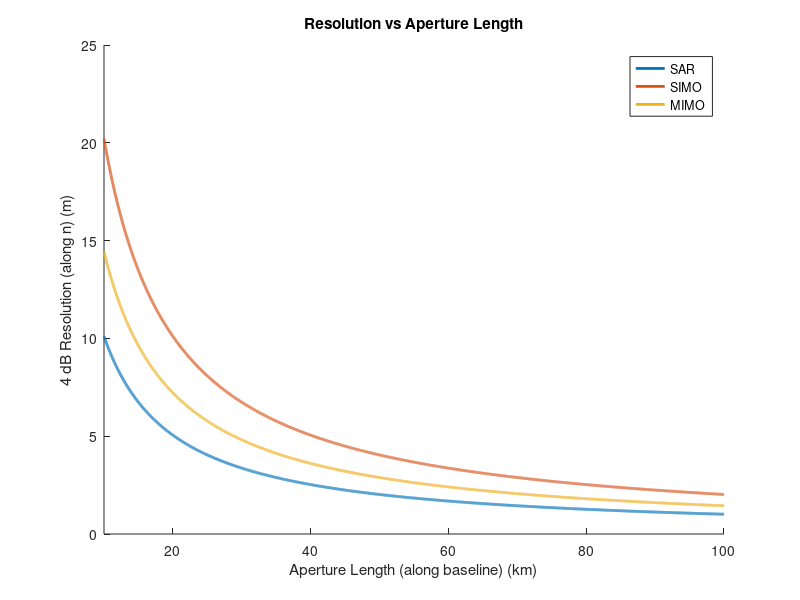
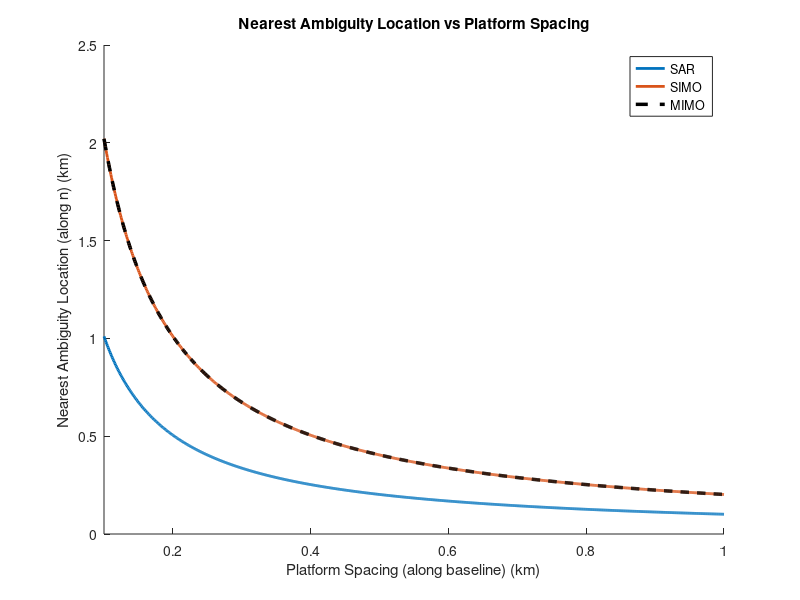
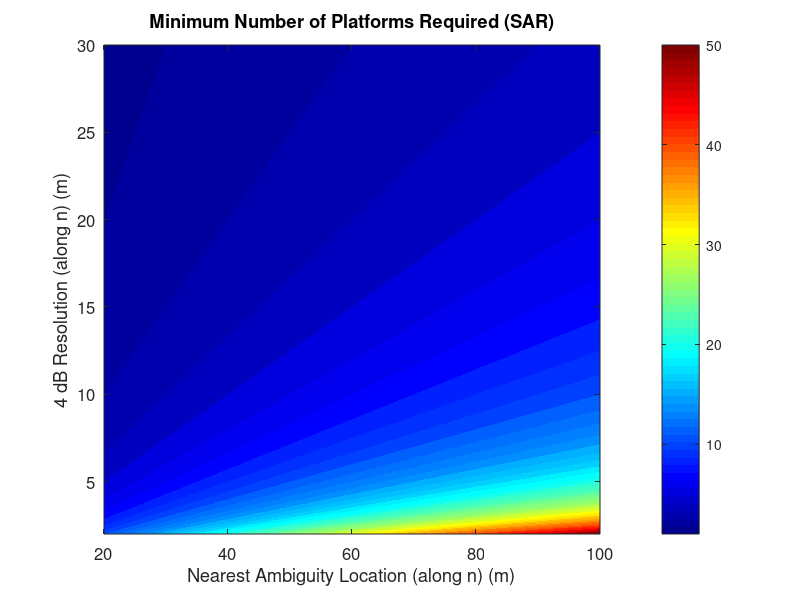
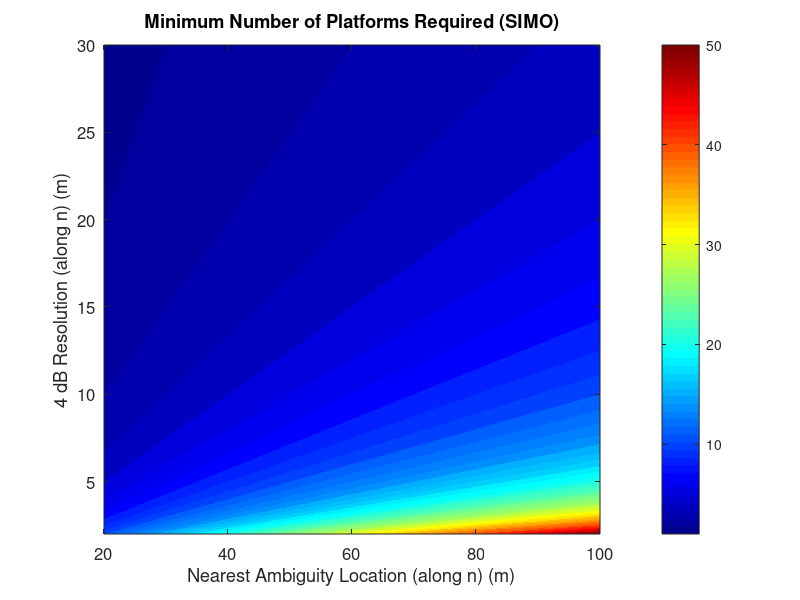

These figures' MATLAB source, in order: (Note: this script raises an error after producing the figures.)
% plots in 1D theoretical resolution vs aperture length
% plots in 1D nearest ambiguity location vs platform spacing
% plots in 2D min # of platforms required vs resolution and nearest ambiguity location
close all; clear; clc
%% parameters
c=3e8; % speed of light (m/s)
f=1.2e9; % center frequency (Hz)
wl=c/f; % wavelength (m)
H=700e3; % altitude (m)
theta=30; % look angle wrt nadir (deg)
alpha=30; % baseline tilt wrt horizontal (deg)
L=10e3:10:100e3; % aperture lengths (m)
dL=100:1:1000; % platform spacing (m)
res=2:0.01:30; % desired resolution (m)
d_amb=20:0.05:100; % desired nearest ambiguity location (m)
%% theoretical resolution vs aperture length and nearest ambiguity location vs platform spacing
p_res=[2 1 1.4]; %SAR SIMO MIMO constants for resolution
p_amb=[2 1 1]; %SAR SIMO MIMO constants for nearest ambiguity location
R=H/cosd(theta);
Ln=L*cosd(abs(theta-alpha));
figure(1);hold on
figure(2);hold on
for i=1:3
    dn=wl*R/p_res(i)./Ln; % 4dB resolution along perpendicular to look angle direction
    n_amb=wl*R./(p_amb(i)*dL*cosd(abs(theta-alpha))); % closest ambiguity location along perpendicular to look angle direction
    figure(1);plot(L/1e3,dn,'linewidth',2)
    if i==1;figure(2);plot(dL/1e3,n_amb/1e3,'linewidth',2);end
    if i==2;figure(2);plot(dL/1e3,n_amb/1e3,'linewidth',2);end
    if i==3;figure(2);plot(dL/1e3,n_amb/1e3,'k--','linewidth',2.5);end
end
figure(1)
title('Resolution vs Aperture Length')
xlabel('Aperture Length (along baseline) (km)')
ylabel('4 dB Resolution (along n) (m)')
legend('SAR','SIMO','MIMO')
set(gca,'fontsize',10)
xlim([min(L/1e3) max(L/1e3)])
figure(2)
title('Nearest Ambiguity Location vs Platform Spacing')
xlabel('Platform Spacing (along baseline) (km)')
ylabel('Nearest Ambiguity Location (along n) (km)')
legend('SAR','SIMO','MIMO')
set(gca,'fontsize',10)
xlim([min(dL/1e3) max(dL/1e3)])
%% min # of platform required for a specific resolution and nearest ambiguity location
n_platform=zeros(length(res),length(d_amb));
for mode=1:3 %1: SAR, 2:SIMO, 3:MIMO
    if mode==1;modd='SAR';
    elseif mode==2;modd='SIMO';
    elseif mode==3;modd='MIMO';end
    for i=1:length(res)
        L=wl*R/p_res(mode)./res(i)/cosd(abs(theta-alpha));
        dL=wl*H./(cosd(theta)*p_amb(mode)*d_amb*cosd(abs(theta-alpha)));
        n_platform(i,:)=ceil(L./dL);
    end
    max(max(n_platform))
    min(min(n_platform))
    figure;imagesc(d_amb,res,n_platform,[1 50]);colorbar;colormap jet
    title(['Minimum Number of Platforms Required (' modd ')'])
    xlabel('Nearest Ambiguity Location (along n) (m)')
    ylabel('4 dB Resolution (along n) (m)')
    set(gca,'fontsize',12);set(gca,'YDir','normal')
    xlim([min(d_amb) max(d_amb)])
    ylim([min(res) max(res)])
end
dock